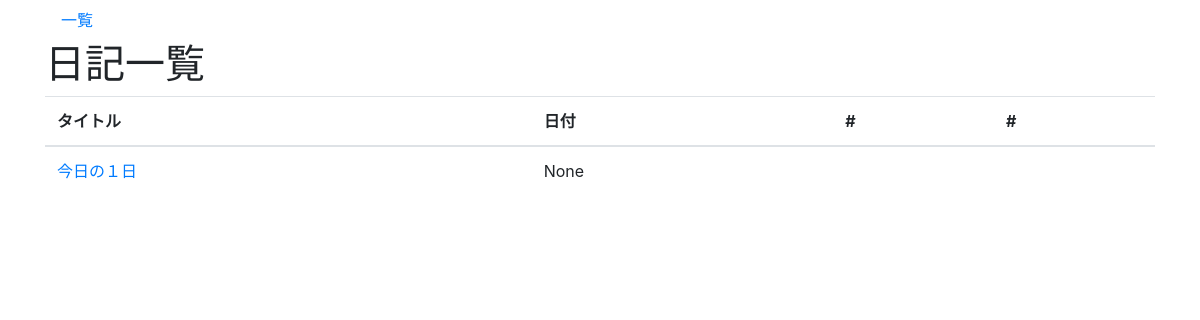
The app's page /diary/, older data.
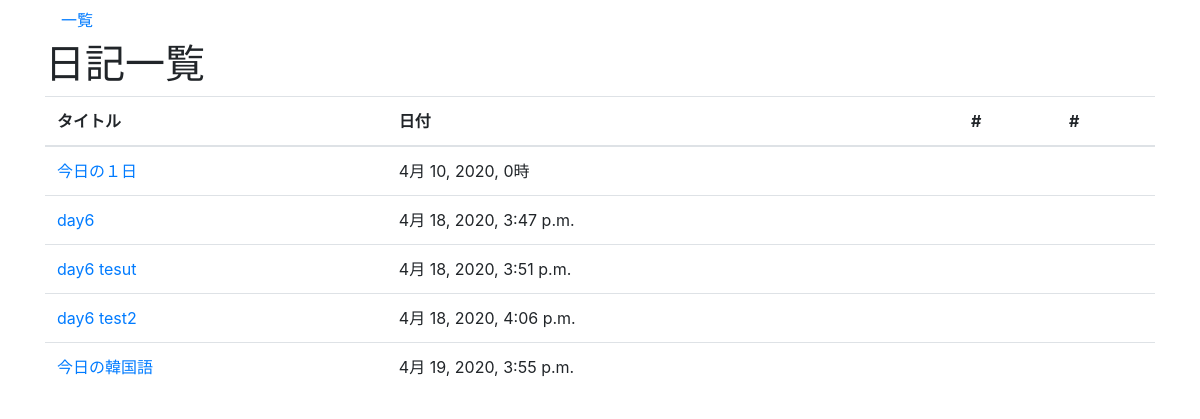
The same page, newer data.
### diary/models.py (models this page shows, shortened)
class Day(models.Model):
    title = models.CharField('タイトル', max_length=200)
    text = models.TextField('本文')
    date = models.DateTimeField('日付', default=timezone.now)

### diary/views.py (the view)
# urls.py: path('',views.IndexView.as_view(), name='index'), # http://127.0.0.1:8000/diary/
class IndexView(generic.ListView):
    template_name = 'diary/day_list.html'
    model = Day

### diary/templates/diary/day_list.html (shortened to what this page needs)
{% extends 'diary/base.html' %}
{% block content %}
<h1>日記一覧</h1>
<table class="table">
    <thead>
        <tr>
            <th>タイトル</th>
            <th>日付</th>
            <th>#</th>
            <th>#</th>
        </tr>
    </thead>
    <tbody>
        {% for day in day_list %}
        <tr>
            <td><a href="{% url 'diary:detail' day.pk %}">{{ day.title }}</td>
            <td>{{ day.date }}</td>
            <td>
            </td>
            <td>
            </td>
        </tr>
        {% endfor %}
    </tbody>
</table>
{% endblock %}

### diary/templates/diary/base.html (shortened to what this page needs)
<!doctype html>
<html lang="ja">
  <head>
    <link rel="stylesheet" href="https://stackpath.bootstrapcdn.com/bootstrap/4.4.1/css/bootstrap.min.css">
  </head>
  <body>
    <div class="container">
        <nav class="nav">
            <a class="nav-link" href="{% url 'diary:index' %}">一覧</a>
        </nav>
        {% block content %}
        {% endblock %}
    </div>
  </body>
</html>

Row changes from the older to the newer data that the page shows:
changed Day "今日の１日": date "None" → "4月 10, 2020, 0時"
added Day: title "day6", date "4月 18, 2020, 3:47 p.m."
added Day: title "day6 tesut", date "4月 18, 2020, 3:51 p.m."
added Day: title "day6 test2", date "4月 18, 2020, 4:06 p.m."
added Day: title "今日の韓国語", date "4月 19, 2020, 3:55 p.m."
